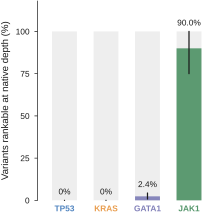

The script that saved this image:
"""Figure 3h (composite letter) - Variants detection-rankable at native depth.

Data-direct. Source: results/unrankable_canonical.json (rankable = 100 - un-rankable),
cross-checked against fig3_data.rankable_fraction. Values (95% CI):
  TP53 0% (0-0), KRAS 0% (0-0), GATA1 2.4% (0.8-4.3), JAK1 90% (75-100).
This is the allele-level summary only; the gene-level atlases (Replogle/Norman/
Adamson) belong in Fig 6 / Extended Data, not here.

Layout notes (Nature Methods pass): drawn at its final placed size; each bar sits on
a light 0-100% track so an honest 0% reads as a measured zero on the full range;
value labels sit just past the bar (or past its CI); gene identity comes from the
coloured tick labels, so no gene legend is repeated.

Orientation note: this panel is drawn as VERTICAL columns while panel d is drawn as
paired horizontal bars. Both are four-gene, 0-100 % summaries on a light full-range
track, and side by side in the same figure they were being read as the same panel
twice. They measure different things (d: sibling-vs-sibling identification; h:
detection-level rankability at native depth), so the orientation and the single
CI-bearing series here mark them as distinct objects; each axis names its own
quantity in full.

Run:  python fig3f_rankable.py  ->  fig3f_rankable.pdf (+ .png)
"""
from __future__ import annotations

import fig3_data as D
import nm_style as S

# H_MM is set so that, at the composite's 53.95 mm placed width, this panel's
# placed height matches panels f/g and row 3 stays bottom-aligned (see
# fig3_assemble.tex). Re-measure the PDF page size if the axis furniture changes.
W_MM, H_MM = 58.5, 65.85
YMAX = 100.0


def main() -> None:
    S.apply_rcparams()
    uc = D.unrankable_canonical()

    fig, ax = S.panel(W_MM, H_MM)
    genes = S.GENE_ORDER
    xs = range(len(genes))
    bar_w = 0.60
    for x, gene in zip(xs, genes):
        rank = 100.0 - uc[gene]["ur"]
        lo = 100.0 - uc[gene]["ci_hi"]
        hi = 100.0 - uc[gene]["ci_lo"]
        color = S.GENE_COLORS[gene]
        # full-range track: a 0% column is a measured zero on a visible 0-100% scale
        ax.bar(x, YMAX, width=bar_w, color=S.LIGHT_GREY, alpha=0.45,
               edgecolor="none", zorder=1)
        ax.bar(x, rank, width=bar_w, color=color, alpha=0.95, edgecolor="none",
               zorder=3)
        ax.plot([x, x], [lo, hi], color=S.INK, lw=0.9, zorder=4, solid_capstyle="round")
        lab = f"{rank:.1f}%" if rank not in (0.0, 100.0) else f"{rank:.0f}%"
        ax.text(x, max(rank, hi) + 2.5, lab, ha="center", va="bottom", fontsize=6,
                color=S.INK, zorder=5)

    ax.set_xticks(list(xs))
    ax.set_xticklabels(genes)
    for t, g in zip(ax.get_xticklabels(), genes):
        t.set_color(S.GENE_COLORS[g]); t.set_fontweight("bold")
    ax.set_ylim(0, 118)
    ax.set_xlim(-0.65, len(genes) - 0.35)
    ax.set_ylabel("Variants rankable at native depth (%)")
    ax.set_yticks([0, 25, 50, 75, 100])
    S.despine(ax, keep=("left",))
    ax.tick_params(length=2.2)
    ax.tick_params(axis="x", length=0)

    S.save(fig, "fig3f_rankable")
    for g in genes:
        print(f"{g:6} rankable={100-uc[g]['ur']:.1f}%  n={uc[g]['n']}")


if __name__ == "__main__":
    main()
